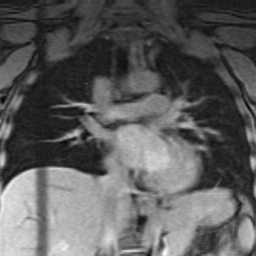
#> input picture workshop_1/lung_MRI_slice.png, 256 x 256 px
$ jupyter execute --allow-errors registration_workshop_1_example_solution.ipynb   (shell and % lines are left out)
#> lines starting #> are read from the running program, lines starting #| are printed output that depends on the picture
### workshop_1/utils.py
import numpy as np
import matplotlib.pyplot as plt
plt.style.use('default')
import math

def dispImage(img, int_lims = [], ax = None):
  """
  function to display a grey-scale image that is stored in 'standard
  orientation' with y-axis on the 2nd dimension and 0 at the bottom

  INPUTS:   img: image to be displayed
            int_lims: the intensity limits to use when displaying the
               image, int_lims(1) = min intensity to display, int_lims(2)
               = max intensity to display [default min and max intensity
               of image]
            ax: if displaying an image on a subplot grid or on top of a
              second image, optionally supply the axis on which to display
              the image.
  """

  #check if intensity limits have been provided, and if not set to min and
  #max of image
  if not int_lims:
    int_lims = [np.nanmin(img), np.nanmax(img)]
    #check if min and max are same (i.e. all values in img are equal)
    if int_lims[0] == int_lims[1]:
      #add one to int_lims(2) and subtract one from int_lims(1), so that
      #int_lims(2) is larger than int_lims(1) as required by imagesc
      #function
      int_lims[0] -= 1
      int_lims[1] += 1
  # take transpose of image to switch x and y dimensions and display with
  # first pixel having coordinates 0,0
  img = img.T
  if not ax:
    plt.imshow(img, cmap = 'gray', vmin = int_lims[0], vmax = int_lims[1], \
      origin='lower')
  else:
    ax.imshow(img, cmap = 'gray', vmin = int_lims[0], vmax = int_lims[1], \
      origin='lower')
  #set axis to be scaled equally (assumes isotropic pixel dimensions), tight
  #around the image
  plt.axis('image')
  plt.tight_layout()
  return ax

def defFieldFromAffineMatrix(aff_mat,num_pix_x, num_pix_y):
  """
  function to create a 2D deformation field from an affine matrix

  INPUTS:   aff_mat: a 3 x 3 numpy matrix representing the 2D affine
                  transformation in homogeneous coordinates
           num_pix_x: number of pixels in the deformation field along the x
                  dimension
           num_pix_y: number of pixels in the deformation field along the y
                 dimension

  OUTPUTS:  def_field: the 2D deformation field
  """
  # form 2S matrices containing all the pixel coordinates
  # note the rows/columns are switched for this meshgrid
  # function
  [Y,X] = np.meshgrid(range(num_pix_x), range(num_pix_y))
  # reshape and combine coordinate matrices into a 2 x N matrix, where N is
  # the total number of pixels (num_pix_x x num_pix_y)
  total_pix = num_pix_x * num_pix_y
  pix_coords = np.array([np.reshape(X,-1),np.reshape(Y,-1),np.ones(total_pix)])
  # apply transformation to pixel coordinates
  trans_coords = aff_mat * pix_coords
  #reshape into deformation field by first creating an empty deformation field
  def_field = np.zeros((num_pix_x, num_pix_y, 2))
  def_field[:,:,0] = np.reshape(trans_coords[0,:],(num_pix_x, num_pix_y))
  def_field[:,:,1] = np.reshape(trans_coords[1,:],(num_pix_x, num_pix_y))
  return def_field

def resampImageWithDefField(source_img, def_field, interp_method = 'linear'):
  """
  function to resample a 2D image with a 2D deformation field

  INPUTS:    source_img: the source image to be resampled, as a 2D matrix
             def_field: the deformation field, as a 3D matrix
             inter_method: any of the interpolation methods accepted by
                 interpn function [default = 'linear'] -
                 'linear', 'nearest' and 'splinef2d'
  OUTPUTS:   resamp_img: the resampled image

  NOTES: the deformation field should be a 3D numpy array, where the size of the
  first two dimensions is the size of the resampled image, and the size of
  the 3rd dimension is 2. def_field[:,:,0] contains the x coordinates of the
  transformed pixels, def_field[:,:,1] contains the y coordinates of the
  transformed pixels.
  the origin of the source image is assumed to be the bottom left pixel
  """
  x_coords = np.arange(source_img.shape[0], dtype = 'float')
  y_coords = np.arange(source_img.shape[1], dtype = 'float')
  from scipy.interpolate import interpn
  # resample image using interpn function
  return interpn((x_coords,y_coords),source_img, def_field, bounds_error=False,\
    fill_value=np.NAN, method = interp_method)

# [34 lines left out: function resampImageWithDefFieldPushInterp, not called in this run]

### workshop_1/registration_workshop_1_example_solution.ipynb
# Registration workshop 1
## 17th January 2019
### Python version

[Open in Colab](https://colab.research.google.com/github/meganzoe/ipmi-registration/blob/master/registration_workshop_1_example_solution.ipynb)

Required packages: `scikit-image` , `scipy`($\geqslant$0.14), `numpy`, `matplotlib`

First we will set up colab so that the data and `utils.py` script can be loaded. If you are not running this notebook through Colab you can comment out this first block.

[cell 1]
import os
os.chdir('ipmi-registration')

Then load the 2D lung MRI stored in lung_MRI_slice.png using the python library: `scikit-image`.

[cell 2]
import skimage.io
lung = skimage.io.imread('lung_MRI_slice.png')
#> lung is the input picture: shape (256, 256); min 0, max 255, mean 93.4

The image is stored as unsigned 8-bit integers:

[cell 3]
print(lung.dtype)
#| uint8

You should convert `lung` to double precision so that errors do not occur when processing the image.

[cell 4]
import numpy as np
img = np.double(lung)

Numpy arrays used 'matrix' coordinates - the first cooridnate is the row number (i.e. the y coordinate) and the second is the column number (i.e. the x coordinate). The rows are also numbered from top to bottom.
We need to reoritentate the image - from (y-axis 1st dim, 0 at top) to
'standard orientation' (y-axis 2nd dim, 0 at bottom) - so that it can be dispalyed
using the `dispImage` function with the origin in the lower left.

When the image is read in using `scikit-image`'s `imread` function it is initially stored in ‘ij’ coordinates – therefore, before proceeding it is necessary to re-orientate it into ‘standard orientation’. This can be done by first flipping along the second dimension (moving the first pixel from the top to the bottom of the image) and taking the transpose of the matrix (switching x and y dimensions)

[cell 5]
img = np.flipud(img)
img = img.T
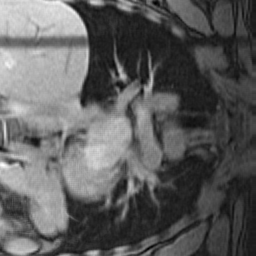
#> img: shape (256, 256) float64; min 0, max 255, mean 93.4

Now lets view the image using the `dispImage` function from `utils.py` which should be in the same folder as this notebook.

[cell 6]
from utils import dispImage
dispImage(img)
#> in dispImage, `int_lims = [np.nanmin(img), np.nanmax(img)]`: int_lims = [0, 255]

Create an affine matrix representing a translation by 10 pixels in the `x` direction and 20 pixels in the `y` direction. Create a deformation field for the transformation using the provided `defFieldFromAffineMatrix` function, and then resample the image with the deformation field using the provided `resampImageWithDefField` function within `utils.py`.

[cell 7]
T = np.matrix([[1, 0, 10],[0,1,20],[0,0,1]])
print(T)

Calculate the deformation field from the translation matrix:

[cell 8]
from utils import defFieldFromAffineMatrix, resampImageWithDefField

num_pix_x, num_pix_y = img.shape
#> num_pix_x = 256; num_pix_y = 256
def_field = defFieldFromAffineMatrix(T, num_pix_x, num_pix_y)
#> in defFieldFromAffineMatrix, `pix_coords = np.array([np.reshape(X,-1),np.reshape(Y,-1),np.ones(total..`:
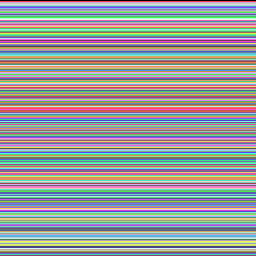
#> X: shape (256, 256) int64; 256 distinct labels, from 0 to 255; one colour per label, 0 black
#> in defFieldFromAffineMatrix, `pix_coords = np.array([np.reshape(X,-1),np.reshape(Y,-1),np.ones(total..`:
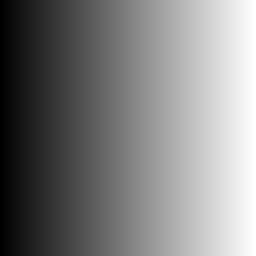
#> Y: shape (256, 256) int64; min 0, max 255, mean 127.5

Resample and display the image. The function resampImageWithDefField uses linear interpolation by default; other supported methods for `scipy`'s interpn function are 'nearest' and 'splinef2d'.

Does it appear as expected? Note, the `resampleImageWithDefField` function uses pull-interpolation, so the image will appear to have been transformed by the inverse of the transformation in the affine matrix.

[cell 9]
I_T_1 = resampImageWithDefField(img, def_field, interp_method='linear')
#> in resampImageWithDefField, `return interpn((x_coords,y_coords),source_img, def_field, bounds_error..`:
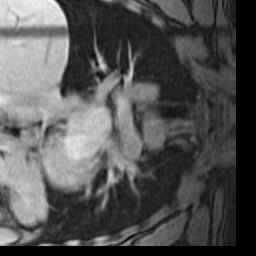
#> returned value: shape (256, 256) float64; 11.41% of the values are NaN or infinite; the others: min 0, max 236, mean 88.01; drawn with min black, max white, NaN and infinite black
dispImage(I_T_1)

Check what value has been assigned to pixels that were originally outside the image. This is known as the ‘padding value’ or ‘extrapolation value’. A value of NaN (not a number) is often used to indicate that the true value for these pixels is unknown, and therefore they should be ignored when calculating similarity measures during image registration.

[cell 10]
# print the value of the image I_T_1 in the top right corner
print(I_T_1[-1,-1])
#| nan

Resample the image again using nearest neighbour interpolation and cubic spline interpolation and display the resulting images. Do the different interpolation methods give different results? It may be useful to use difference images (one minus the other) to assess this.

[cell 11]
I_T_2 = resampImageWithDefField(img, def_field, interp_method='nearest')
dispImage(I_T_2)

[cell 12]
I_T_3 = resampImageWithDefField(img, def_field, interp_method='splinef2d')
dispImage(I_T_3)

[cell 13]
import matplotlib.pyplot as plt
fig, (ax1, ax2) = plt.subplots(nrows = 1, ncols = 2)
dispImage(I_T_1 - I_T_2, ax = ax1)
#> in dispImage (call 5), `int_lims = [np.nanmin(img), np.nanmax(img)]`: img: shape (256, 256) float64; 11.41% of the values are NaN or infinite; the others: min 0, max 0, mean 0
dispImage(I_T_1 - I_T_3, ax = ax2)

What about if you now use a translation of 10.5 pixels in the x direction, and 20.5 pixels in the y direction?
Make sure you understand why you get the results that you do (if you are not sure ask one of the lab assistants).

Note – the transformed images may not have exactly the same intensity ranges as the original images due to interpolation and pixels moving outside of the image. This can cause unintentional differences in appearance if the images are displayed using their full intensity ranges (which is the default behaviour with the `dispImage` function). Therefore, it is often a good idea to ensure exactly the same intensity range is used when displaying and comparing different images (e.g. the intensity range of the original image). This can be done using the `int_lims` input to the dispImage function.

[cell 14]
T = np.matrix([[1, 0, 10.5],[0,1,20.5],[0,0,1]])
def_field = defFieldFromAffineMatrix(T, num_pix_x, num_pix_y)
I_T_1 = resampImageWithDefField(img, def_field, interp_method='linear')
#> call 4 of resampImageWithDefField, with def_field = array of shape (256, 256, 2), interp_method = 'linear'
#> in resampImageWithDefField (call 4), `return interpn((x_coords,y_coords),source_img, def_field, bounds_error..`:
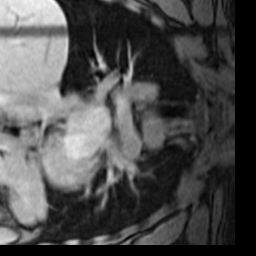
#> returned value: shape (256, 256) float64; 12.15% of the values are NaN or infinite; the others: min 13, max 231.8, mean 87.96; drawn with min black, max white, NaN and infinite black
I_T_2 = resampImageWithDefField(img, def_field, interp_method='nearest')
I_T_3 = resampImageWithDefField(img, def_field, interp_method='splinef2d')
fig, (ax1, ax2, ax3) = plt.subplots(nrows = 1, ncols = 3, figsize = (10,7))
dispImage(I_T_1, [np.min(img), np.max(img)], ax = ax1)
#> in dispImage (call 7), `img = img.T`:
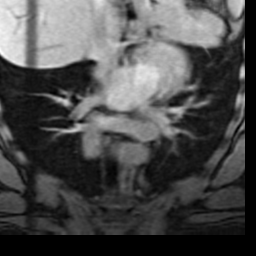
#> img: shape (256, 256) float64; 12.15% of the values are NaN or infinite; the others: min 13, max 231.8, mean 87.96; drawn with min black, max white, NaN and infinite black
dispImage(I_T_2, [np.min(img), np.max(img)], ax = ax2)
dispImage(I_T_3, [np.min(img), np.max(img)], ax = ax3)

[cell 15]
fig, (ax1, ax2) = plt.subplots(nrows = 1, ncols = 2, figsize = (8,6))
dispImage(I_T_1 - I_T_2, ax = ax1)
#> in dispImage (call 10), `int_lims = [np.nanmin(img), np.nanmax(img)]`: int_lims = [-43, 46]
#> in dispImage (call 10), `int_lims = [np.nanmin(img), np.nanmax(img)]`:
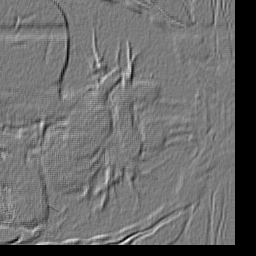
#> img: shape (256, 256) float64; 12.15% of the values are NaN or infinite; the others: min -43, max 46, mean -0.265; drawn with min black, max white, NaN and infinite black
#> in dispImage (call 10), `img = img.T`:
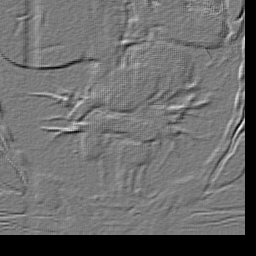
#> img: shape (256, 256) float64; 12.15% of the values are NaN or infinite; the others: min -43, max 46, mean -0.265; drawn with min black, max white, NaN and infinite black
dispImage(I_T_1 - I_T_3, ax = ax2)
#> in dispImage (call 11), `int_lims = [np.nanmin(img), np.nanmax(img)]`: int_lims = [-10.29, 12.52]
#> in dispImage (call 11), `int_lims = [np.nanmin(img), np.nanmax(img)]`:
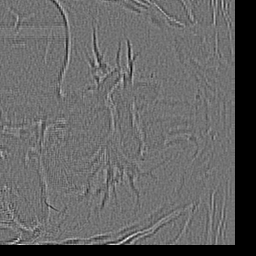
#> img: shape (256, 256) float64; 12.15% of the values are NaN or infinite; the others: min -10.29, max 12.52, mean 0.0016; drawn with min black, max white, NaN and infinite black
#> in dispImage (call 11), `img = img.T`:
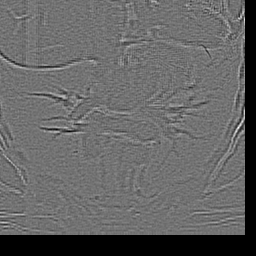
#> img: shape (256, 256) float64; 12.15% of the values are NaN or infinite; the others: min -10.29, max 12.52, mean 0.0016; drawn with min black, max white, NaN and infinite black
